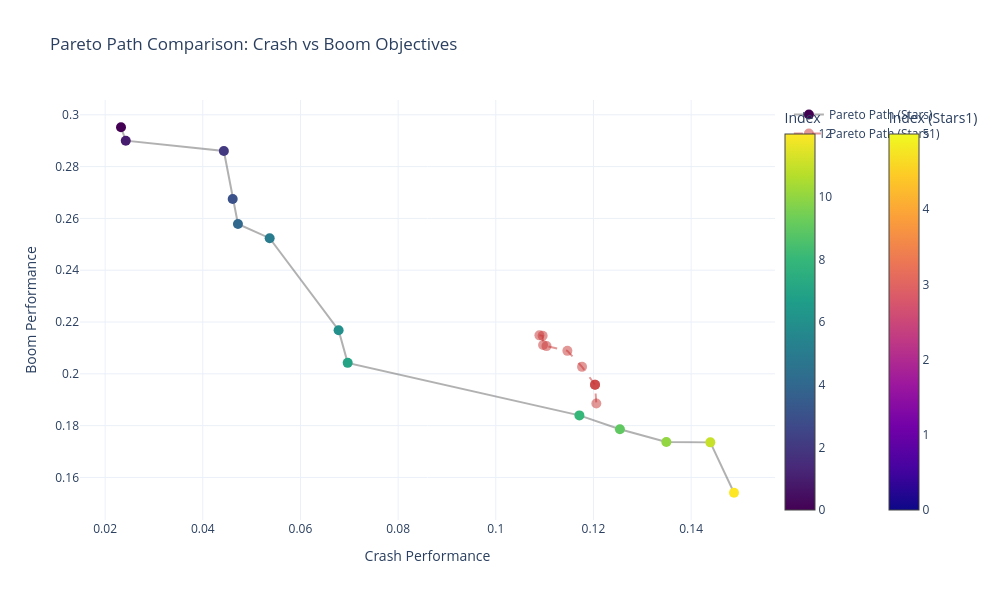

Notebook code for this chart:
### Code cell
import plotly.graph_objects as go
import pandas as pd

# Load both datasets
df_stars = pd.read_csv('../temp/stars.csv')
df_stars1 = pd.read_csv('../temp/median_nav_pareto_0.csv')

# Ensure both dataframes are sorted for a clean visual flow
df_plot = df_stars.sort_values('myindex')
df_plot1 = df_stars1

fig = go.Figure()

# Trace 1: stars.csv
fig.add_trace(go.Scatter(
    x=df_plot['crash'],
    y=df_plot['boom'],
    mode='lines+markers',
    name='Pareto Path (Stars)',
    marker=dict(
        size=10,
        color=df_plot['myindex'],
        colorscale='Viridis',
        showscale=True,
        colorbar=dict(title="Index", x=1.0)
    ),
    line=dict(width=2, color='rgba(100, 100, 100, 0.5)'),
    customdata=df_plot[['myindex', 'crash', 'boom']],
    hovertemplate=(
        "<b>Stars - Index:</b> %{customdata[0]}<br>" +
        "<b>Crash:</b> %{customdata[1]:.4f}<br>" +
        "<b>Boom:</b> %{customdata[2]:.4f}<br>" +
        "<extra></extra>"
    )
))

# Trace 2: stars1.csv
fig.add_trace(go.Scatter(
    x=df_plot1['crash'],
    y=df_plot1['boom'],
    mode='lines+markers',
    name='Pareto Path (Stars1)',
    marker=dict(
        size=10,
        #color=df_plot1['myindex'],
        colorscale='Plasma', # Different scale to distinguish datasets
        showscale=True,
        colorbar=dict(title="Index (Stars1)", x=1.15) # Offset second colorbar
    ),
    line=dict(width=2, dash='dash', color='rgba(200, 50, 50, 0.5)'),
    customdata=df_plot1[['crash', 'boom']],
    hovertemplate=(
        "<b>Stars1 - Index:</b> %{customdata[0]}<br>" +
        "<b>Crash:</b> %{customdata[1]:.4f}<br>" +
        "<b>Boom:</b> %{customdata[2]:.4f}<br>" +
        "<extra></extra>"
    )
))


# fig.add_trace(go.Scatter(
#     x=df_pert['crash'],
#     y=df_pert['boom'],
#     mode='lines+markers',
#     name='perturbattions',
#     marker=dict(
#         size=10,
#         color=df_plot1['myindex'],
#         colorscale='Plasma', # Different scale to distinguish datasets
#         showscale=True,
#         colorbar=dict(title="Index (Stars1)", x=1.15) # Offset second colorbar
#     ),
#     line=dict(width=2, dash='dash', color='rgba(200, 50, 50, 0.5)'),
#     customdata=df_pert[['crash', 'boom']],
#     hovertemplate=(
#         "<b>Stars1 - Index:</b> %{customdata[0]}<br>" +
#         "<b>Crash:</b> %{customdata[0]:.4f}<br>" +
#         "<b>Boom:</b> %{customdata[1]:.4f}<br>" +
#         "<extra></extra>"
#     )
# ))

fig.update_layout(
    title="Pareto Path Comparison: Crash vs Boom Objectives",
    xaxis_title="Crash Performance",
    yaxis_title="Boom Performance",
    hovermode="closest",
    template="plotly_white",
    width=1000,
    height=600,
    #legend=dict(yanchor="top", y=0.99, xanchor="left", x=0.01)
)

fig.show()

### Figure 1 — Plotly figure (JSON) as saved in the notebook; plotly's stock layout.template omitted (floating-point values rounded to 4 significant figures)
{"data": [{"customdata": [[0.0, 0.02325, 0.2952], [1.0, 0.02423, 0.29], [2.0, 0.04431, 0.286], [3.0, 0.04612, 0.2675], [4.0, 0.0472, 0.2579], [5.0, 0.05369, 0.2524], [6.0, 0.06781, 0.2169], [7.0, 0.06967, 0.2042], [8.0, 0.1171, 0.184], [9.0, 0.1254, 0.1786], [10.0, 0.1349, 0.1737], [11.0, 0.1439, 0.1735], [12.0, 0.1488, 0.1541]], "hovertemplate": "<b>Stars - Index:</b> %{customdata[0]}<br><b>Crash:</b> %{customdata[1]:.4f}<br><b>Boom:</b> %{customdata[2]:.4f}<br><extra></extra>", "line": {"color": "rgba(100, 100, 100, 0.5)", "width": 2}, "marker": {"color": [0, 1, 2, 3, 4, 5, 6, 7, 8, 9, 10, 11, 12], "colorbar": {"title": {"text": "Index"}, "x": 1}, "colorscale": [[0, "#440154"], [0.1111, "#482878"], [0.2222, "#3e4989"], [0.3333, "#31688e"], [0.4444, "#26828e"], [0.5556, "#1f9e89"], [0.6667, "#35b779"], [0.7778, "#6ece58"], [0.8889, "#b5de2b"], [1, "#fde725"]], "showscale": true, "size": 10}, "mode": "lines+markers", "name": "Pareto Path (Stars)", "type": "scatter", "x": [0.02325, 0.02423, 0.04431, 0.04612, 0.0472, 0.05369, 0.06781, 0.06967, 0.1171, 0.1254, 0.1349, 0.1439, 0.1488], "y": [0.2952, 0.29, 0.286, 0.2675, 0.2579, 0.2524, 0.2169, 0.2042, 0.184, 0.1786, 0.1737, 0.1735, 0.1541]}, {"customdata": [[0.1089, 0.2149], [0.1096, 0.2147], [0.1097, 0.2111], [0.1104, 0.2107], [0.1147, 0.2089], [0.1177, 0.2027], [0.1203, 0.1958], [0.1203, 0.1958], [0.1203, 0.1958], [0.1206, 0.1885]], "hovertemplate": "<b>Stars1 - Index:</b> %{customdata[0]}<br><b>Crash:</b> %{customdata[1]:.4f}<br><b>Boom:</b> %{customdata[2]:.4f}<br><extra></extra>", "line": {"color": "rgba(200, 50, 50, 0.5)", "dash": "dash", "width": 2}, "marker": {"colorbar": {"title": {"text": "Index (Stars1)"}, "x": 1.15}, "colorscale": [[0, "#0d0887"], [0.1111, "#46039f"], [0.2222, "#7201a8"], [0.3333, "#9c179e"], [0.4444, "#bd3786"], [0.5556, "#d8576b"], [0.6667, "#ed7953"], [0.7778, "#fb9f3a"], [0.8889, "#fdca26"], [1, "#f0f921"]], "showscale": true, "size": 10}, "mode": "lines+markers", "name": "Pareto Path (Stars1)", "type": "scatter", "x": [0.1089, 0.1096, 0.1097, 0.1104, 0.1147, 0.1177, 0.1203, 0.1203, 0.1203, 0.1206], "y": [0.2149, 0.2147, 0.2111, 0.2107, 0.2089, 0.2027, 0.1958, 0.1958, 0.1958, 0.1885]}], "layout": {"height": 600, "hovermode": "closest", "title": {"text": "Pareto Path Comparison: Crash vs Boom Objectives"}, "width": 1000, "xaxis": {"title": {"text": "Crash Performance"}}, "yaxis": {"title": {"text": "Boom Performance"}}}}
